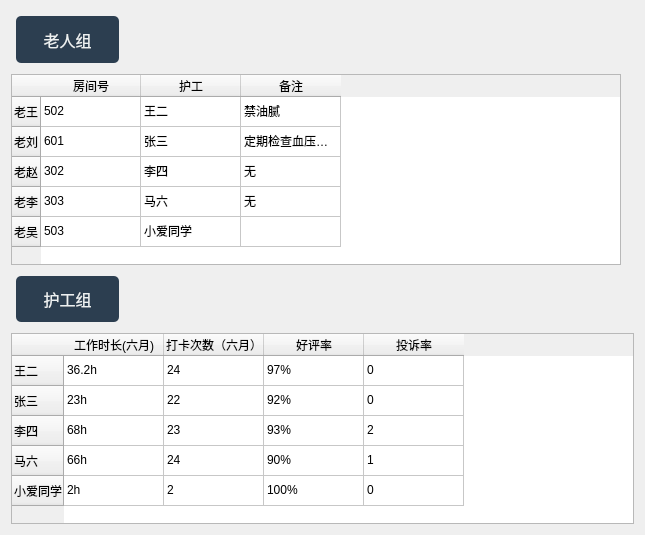
<?xml version="1.0" encoding="UTF-8"?>
<ui version="4.0">
 <class>Dialog</class>
 <widget class="QDialog" name="Dialog">
  <property name="geometry">
   <rect>
    <x>0</x>
    <y>0</y>
    <width>645</width>
    <height>535</height>
   </rect>
  </property>
  <property name="windowTitle">
   <string>Dialog</string>
  </property>
  <property name="styleSheet">
   <string notr="true">QToolButton {
    background-color: #2c3e50;
    border: none;
    color: #ecf0f1;
    font-size: 16px;
    padding: 10px;
    margin: 5px;
    border-radius: 5px;
    text-align: center;
    min-width: 80px;
}

QToolButton:hover {
    background-color: #34495e;
}

QToolButton:pressed {
    background-color: #2c3e50;
}

QToolButton:checked {
    background-color: #34495e;
}

</string>
  </property>
  <layout class="QGridLayout" name="gridLayout">
   <item row="1" column="0">
    <widget class="QTableWidget" name="tableWidget">
     <row>
      <property name="text">
       <string>老王</string>
      </property>
     </row>
     <row>
      <property name="text">
       <string>老刘</string>
      </property>
     </row>
     <row>
      <property name="text">
       <string>老赵</string>
      </property>
     </row>
     <row>
      <property name="text">
       <string>老李</string>
      </property>
     </row>
     <row>
      <property name="text">
       <string>老吴</string>
      </property>
     </row>
     <column>
      <property name="text">
       <string>房间号</string>
      </property>
     </column>
     <column>
      <property name="text">
       <string>护工</string>
      </property>
     </column>
     <column>
      <property name="text">
       <string>备注</string>
      </property>
     </column>
     <item row="0" column="0">
      <property name="text">
       <string>502</string>
      </property>
      <property name="font">
       <font>
        <kerning>true</kerning>
       </font>
      </property>
      <property name="background">
       <brush brushstyle="NoBrush">
        <color alpha="255">
         <red>0</red>
         <green>0</green>
         <blue>0</blue>
        </color>
       </brush>
      </property>
     </item>
     <item row="0" column="1">
      <property name="text">
       <string>王二</string>
      </property>
     </item>
     <item row="0" column="2">
      <property name="text">
       <string>禁油腻</string>
      </property>
     </item>
     <item row="1" column="0">
      <property name="text">
       <string>601</string>
      </property>
     </item>
     <item row="1" column="1">
      <property name="text">
       <string>张三</string>
      </property>
     </item>
     <item row="1" column="2">
      <property name="text">
       <string>定期检查血压血脂</string>
      </property>
     </item>
     <item row="2" column="0">
      <property name="text">
       <string>302</string>
      </property>
     </item>
     <item row="2" column="1">
      <property name="text">
       <string>李四</string>
      </property>
     </item>
     <item row="2" column="2">
      <property name="text">
       <string>无</string>
      </property>
     </item>
     <item row="3" column="0">
      <property name="text">
       <string>303</string>
      </property>
      <property name="background">
       <brush brushstyle="NoBrush">
        <color alpha="255">
         <red>0</red>
         <green>0</green>
         <blue>0</blue>
        </color>
       </brush>
      </property>
      <property name="foreground">
       <brush brushstyle="NoBrush">
        <color alpha="255">
         <red>0</red>
         <green>0</green>
         <blue>0</blue>
        </color>
       </brush>
      </property>
      <property name="flags">
       <set>ItemIsSelectable|ItemIsEditable|ItemIsDragEnabled|ItemIsDropEnabled|ItemIsUserCheckable|ItemIsEnabled|ItemIsTristate</set>
      </property>
     </item>
     <item row="3" column="1">
      <property name="text">
       <string>马六</string>
      </property>
     </item>
     <item row="3" column="2">
      <property name="text">
       <string>无</string>
      </property>
     </item>
     <item row="4" column="0">
      <property name="text">
       <string>503</string>
      </property>
     </item>
     <item row="4" column="1">
      <property name="text">
       <string>小爱同学</string>
      </property>
     </item>
    </widget>
   </item>
   <item row="4" column="0" colspan="2">
    <widget class="QTableWidget" name="tableWidget_2">
     <row>
      <property name="text">
       <string>王二</string>
      </property>
     </row>
     <row>
      <property name="text">
       <string>张三</string>
      </property>
     </row>
     <row>
      <property name="text">
       <string>李四</string>
      </property>
     </row>
     <row>
      <property name="text">
       <string>马六</string>
      </property>
     </row>
     <row>
      <property name="text">
       <string>小爱同学</string>
      </property>
     </row>
     <column>
      <property name="text">
       <string>工作时长(六月)</string>
      </property>
     </column>
     <column>
      <property name="text">
       <string>打卡次数（六月）</string>
      </property>
     </column>
     <column>
      <property name="text">
       <string>好评率</string>
      </property>
     </column>
     <column>
      <property name="text">
       <string>投诉率</string>
      </property>
     </column>
     <item row="0" column="0">
      <property name="text">
       <string>36.2h</string>
      </property>
     </item>
     <item row="0" column="1">
      <property name="text">
       <string>24</string>
      </property>
     </item>
     <item row="0" column="2">
      <property name="text">
       <string>97%</string>
      </property>
     </item>
     <item row="0" column="3">
      <property name="text">
       <string>0</string>
      </property>
     </item>
     <item row="1" column="0">
      <property name="text">
       <string>23h</string>
      </property>
     </item>
     <item row="1" column="1">
      <property name="text">
       <string>22</string>
      </property>
     </item>
     <item row="1" column="2">
      <property name="text">
       <string>92%</string>
      </property>
     </item>
     <item row="1" column="3">
      <property name="text">
       <string>0</string>
      </property>
     </item>
     <item row="2" column="0">
      <property name="text">
       <string>68h</string>
      </property>
     </item>
     <item row="2" column="1">
      <property name="text">
       <string>23</string>
      </property>
     </item>
     <item row="2" column="2">
      <property name="text">
       <string>93%</string>
      </property>
     </item>
     <item row="2" column="3">
      <property name="text">
       <string>2</string>
      </property>
     </item>
     <item row="3" column="0">
      <property name="text">
       <string>66h</string>
      </property>
     </item>
     <item row="3" column="1">
      <property name="text">
       <string>24</string>
      </property>
     </item>
     <item row="3" column="2">
      <property name="text">
       <string>90%</string>
      </property>
     </item>
     <item row="3" column="3">
      <property name="text">
       <string>1</string>
      </property>
     </item>
     <item row="4" column="0">
      <property name="text">
       <string>2h</string>
      </property>
     </item>
     <item row="4" column="1">
      <property name="text">
       <string>2</string>
      </property>
     </item>
     <item row="4" column="2">
      <property name="text">
       <string>100%</string>
      </property>
     </item>
     <item row="4" column="3">
      <property name="text">
       <string>0</string>
      </property>
     </item>
    </widget>
   </item>
   <item row="0" column="0">
    <widget class="QToolButton" name="toolButton_2">
     <property name="text">
      <string>老人组</string>
     </property>
    </widget>
   </item>
   <item row="3" column="0">
    <widget class="QToolButton" name="toolButton">
     <property name="minimumSize">
      <size>
       <width>110</width>
       <height>40</height>
      </size>
     </property>
     <property name="text">
      <string>护工组</string>
     </property>
    </widget>
   </item>
   <item row="1" column="1">
    <widget class="QLabel" name="label_3">
     <property name="text">
      <string/>
     </property>
    </widget>
   </item>
  </layout>
 </widget>
 <resources/>
 <connections/>
</ui>
